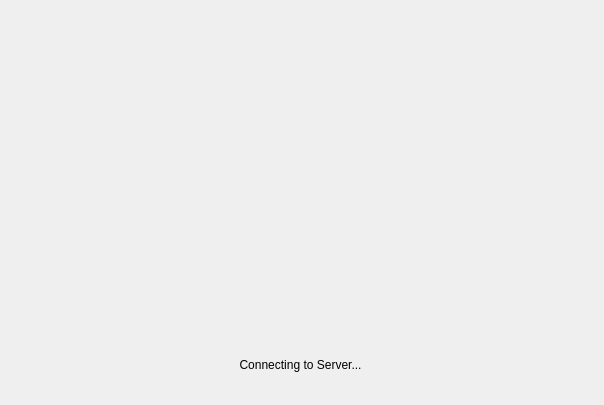
<?xml version="1.0" encoding="UTF-8"?>
<ui version="4.0">
 <class>Loading</class>
 <widget class="QDialog" name="Loading">
  <property name="enabled">
   <bool>true</bool>
  </property>
  <property name="geometry">
   <rect>
    <x>0</x>
    <y>0</y>
    <width>604</width>
    <height>405</height>
   </rect>
  </property>
  <property name="sizePolicy">
   <sizepolicy hsizetype="Maximum" vsizetype="Maximum">
    <horstretch>0</horstretch>
    <verstretch>0</verstretch>
   </sizepolicy>
  </property>
  <property name="minimumSize">
   <size>
    <width>604</width>
    <height>405</height>
   </size>
  </property>
  <property name="maximumSize">
   <size>
    <width>604</width>
    <height>405</height>
   </size>
  </property>
  <property name="windowTitle">
   <string>Dialog</string>
  </property>
  <widget class="QLabel" name="label">
   <property name="geometry">
    <rect>
     <x>0</x>
     <y>0</y>
     <width>601</width>
     <height>331</height>
    </rect>
   </property>
   <property name="text">
    <string/>
   </property>
   <property name="alignment">
    <set>Qt::AlignCenter</set>
   </property>
  </widget>
  <widget class="QLabel" name="label_2">
   <property name="geometry">
    <rect>
     <x>10</x>
     <y>340</y>
     <width>581</width>
     <height>51</height>
    </rect>
   </property>
   <property name="styleSheet">
    <string notr="true">font: 18pt &quot;Ubuntu&quot;;</string>
   </property>
   <property name="text">
    <string>&lt;html&gt;&lt;head/&gt;&lt;body&gt;&lt;p align=&quot;center&quot;&gt;Connecting to Server...&lt;/p&gt;&lt;/body&gt;&lt;/html&gt;</string>
   </property>
   <property name="alignment">
    <set>Qt::AlignCenter</set>
   </property>
  </widget>
 </widget>
 <resources/>
 <connections/>
</ui>
